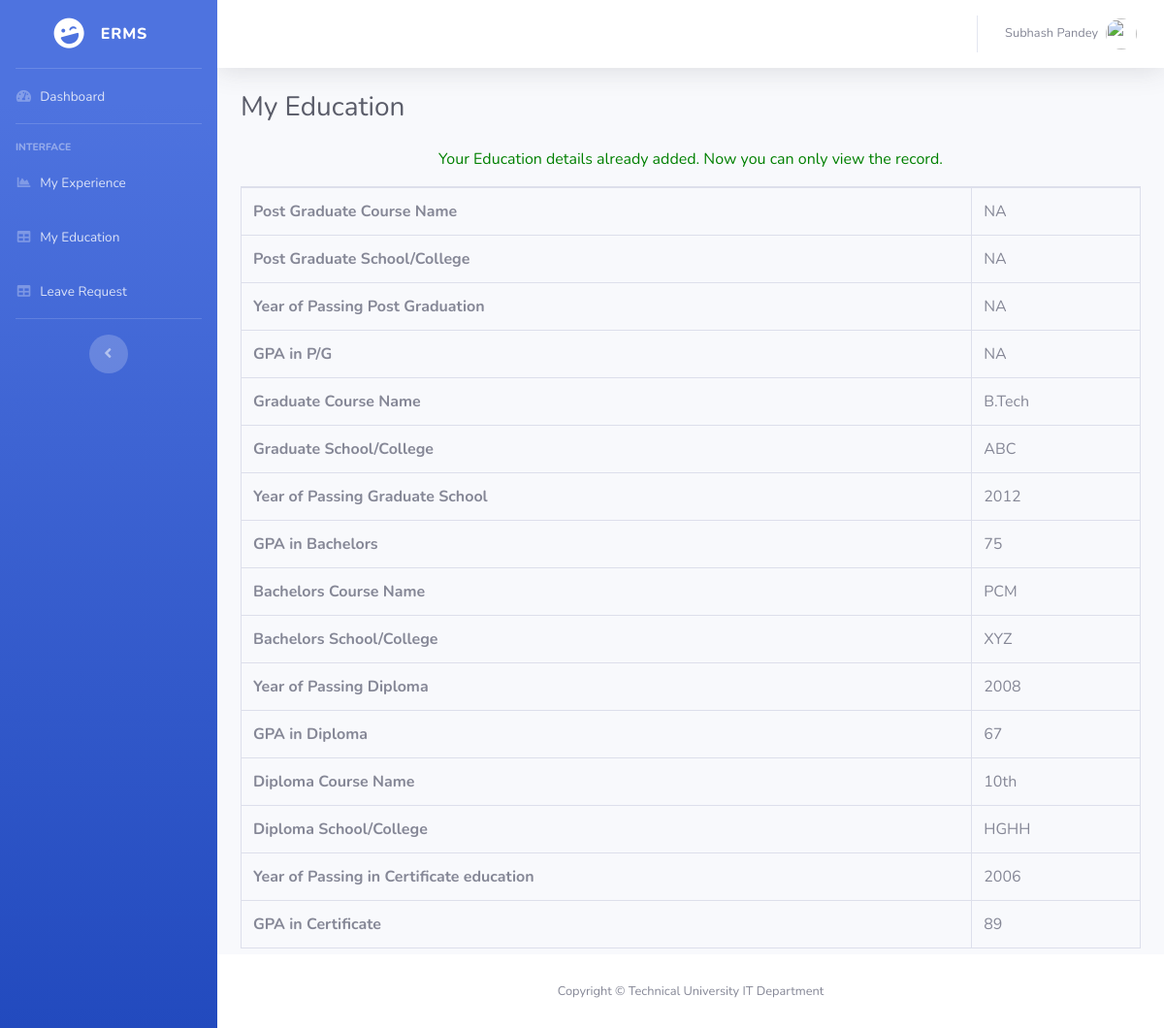
Screenshot of /myeducation.php (signed in) with the database file from the repository.
### tables this page shows
CREATE TABLE `employeedetail` (
  `ID` int(11) NOT NULL,
  `EmpFname` varchar(50) DEFAULT NULL,
  `EmpLName` varchar(50) NOT NULL,
  `EmpCode` varchar(50) DEFAULT NULL,
  `EmpDept` varchar(120) DEFAULT NULL,
  `EmpDesignation` varchar(120) DEFAULT NULL,
  `EmpContactNo` bigint(10) DEFAULT NULL,
  `EmpGender` enum('Male','Female') DEFAULT NULL,
  `EmpEmail` varchar(200) DEFAULT NULL,
  `EmpPassword` varchar(100) DEFAULT NULL,
  `EmpJoingdate` date DEFAULT NULL,
  `PostingDate` timestamp NOT NULL DEFAULT current_timestamp()
);

CREATE TABLE `empeducation` (
  `Id` int(11) NOT NULL,
  `EmpID` int(10) DEFAULT NULL,
  `CoursePG` varchar(45) DEFAULT NULL,
  `SchoolCollegePG` varchar(45) DEFAULT NULL,
  `YearPassingPG` varchar(45) DEFAULT NULL,
  `PercentagePG` varchar(4) DEFAULT NULL,
  `CourseGra` varchar(45) DEFAULT NULL,
  `SchoolCollegeGra` varchar(45) DEFAULT NULL,
  `YearPassingGra` varchar(45) DEFAULT NULL,
  `PercentageGra` varchar(4) DEFAULT NULL,
  `CourseSSC` varchar(45) DEFAULT NULL,
  `SchoolCollegeSSC` varchar(45) DEFAULT NULL,
  `YearPassingSSC` varchar(45) DEFAULT NULL,
  `PercentageSSC` varchar(4) DEFAULT NULL,
  `CourseHSC` varchar(45) DEFAULT NULL,
  `SchoolCollegeHSC` varchar(45) DEFAULT NULL,
  `YearPassingHSC` varchar(45) DEFAULT NULL,
  `PercentageHSC` varchar(4) DEFAULT NULL
);

### myeducation.php (the view, shortened to what this page needs)
<?php
include('includes/dbconnection.php');
if (strlen($_SESSION['uid']==0)) {
  header('location:logout.php');
  } else{
  ?>
<!DOCTYPE html>
<html lang="en">
<head>
  <link href="vendor/fontawesome-free/css/all.min.css" rel="stylesheet" type="text/css">
<link href="vendor/datatables/dataTables.bootstrap4.min.css" rel="stylesheet">
  <link href="css/sb-admin-2.min.css" rel="stylesheet">
</head>
<body id="page-top">
  <div id="wrapper">
  <?php include_once('includes/sidebar.php')?>
    <div id="content-wrapper" class="d-flex flex-column">
      <div id="content">
         <?php include_once('includes/header.php')?>
        <div class="container-fluid">
          <h1 class="h3 mb-4 text-gray-800">My Education</h1>
<?php
$empid=$_SESSION['uid'];
$query=mysqli_query($con,"select * from empeducation where EmpID=$empid");
$row=mysqli_fetch_array($query);
if($row>0)
{
?>
<p style="font-size:16px; color:green" align="center">Your Education details already added. Now you can only view the record. </p>
<table class="table table-bordered" id="dataTable" width="100%" cellspacing="0">
<tr>
  <th>Post Graduate Course Name</th>
  <td><?php echo $row['CoursePG'];?></td>
</tr>
<tr>
  <th>Post Graduate School/College</th>
  <td><?php echo $row['SchoolCollegePG'];?></td>
</tr>
<tr>
  <th>Year of Passing Post Graduation</th>
  <td><?php echo $row['YearPassingPG'];?></td>
</tr>
<tr>
  <th>GPA in P/G</th>
  <td><?php echo $row['PercentagePG'];?></td>
</tr>
<tr>
  <th>Graduate Course Name</th>
  <td><?php echo $row['CourseGra'];?></td>
</tr>
<tr>
  <th>Graduate School/College</th>
  <td><?php echo $row['SchoolCollegeGra'];?></td>
</tr>
<tr>
  <th>Year of Passing Graduate School</th>
  <td><?php echo $row['YearPassingGra'];?></td>
</tr>
<tr>
  <th>GPA in Bachelors</th>
  <td><?php echo $row['PercentageGra'];?></td>
</tr>
<th>Bachelors Course Name</th>
  <td><?php echo $row['CourseSSC'];?></td>
<tr>
  <th>Bachelors School/College</th>
  <td><?php echo $row['SchoolCollegeSSC'];?></td>
</tr>
<tr>
  <th>Year of Passing Diploma</th>
  <td><?php echo $row['YearPassingSSC'];?></td>
</tr>
<tr>
  <th>GPA in Diploma</th>
  <td><?php echo $row['PercentageSSC'];?></td>
</tr>
<th>Diploma Course Name</th>
  <td><?php echo $row['CourseHSC'];?></td>
<tr>
  <th>Diploma School/College</th>
  <td><?php echo $row['SchoolCollegeHSC'];?></td>
</tr>
<tr>
  <th>Year of Passing in Certificate education</th>
  <td><?php echo $row['YearPassingHSC'];?></td>
</tr>
<tr>
  <th>GPA in Certificate</th>
  <td><?php echo $row['PercentageHSC'];?></td>
</tr>
</table>
<?php } ?>
        </div>
      </div>
   <?php include_once('includes/footer.php');?>
    </div>
  </div>
</body>
</html>
<?php }  ?>

### includes/header.php (shortened to what this page needs)
 <nav class="navbar navbar-expand navbar-light bg-white topbar mb-4 static-top shadow">
          <ul class="navbar-nav ml-auto">
            <li class="nav-item dropdown no-arrow">
              <a class="nav-link dropdown-toggle" href="#" id="userDropdown" role="button" data-toggle="dropdown" aria-haspopup="true" aria-expanded="false">
<?php
$empid=$_SESSION['uid'];
$ret=mysqli_query($con,"select EmpFname,EmpLname from employeedetail where ID='$empid'");
$row=mysqli_fetch_array($ret);
$fname=$row['EmpFname'];
$lname=$row['EmpLname'];
?>
                <span class="mr-2 d-none d-lg-inline text-gray-600 small"><?php echo $fname." ".$lname; ?></span>
                <img class="img-profile rounded-circle" src="https://source.unsplash.com/QAB-WJcbgJk/60x60">
              </a>
            </li>
          </ul>
        </nav>

### rows the page displays
employeedetail: EmpFname "Subhash", EmpLName "Pandey"
empeducation: CoursePG "NA", SchoolCollegePG "NA", YearPassingPG "NA", PercentagePG "NA", CourseGra "B.Tech", SchoolCollegeGra "ABC", YearPassingGra "2012", PercentageGra "75", CourseSSC "PCM", SchoolCollegeSSC "XYZ", YearPassingSSC "2008", PercentageSSC "67", CourseHSC "10th", SchoolCollegeHSC "HGHH", YearPassingHSC "2006", PercentageHSC "89"
